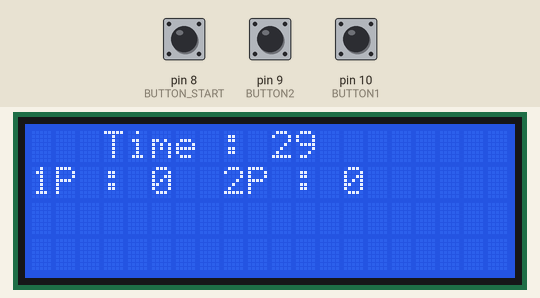
Bench run of a sketch on a simulated Arduino Uno, built with avr-gcc and run on an emulated ATmega328P. Parts: 20×4 character LCD. Inputs (shaded band) come from the test bench; at power-on: pin 9 (BUTTON2) HIGH, pin 8 (BUTTON_START) HIGH, pin 10 (BUTTON1) HIGH.

Above: at 1.6 s.
1.7 s: pin 9 (BUTTON2) pulled LOW for 0.15 s
At 2.5 s:
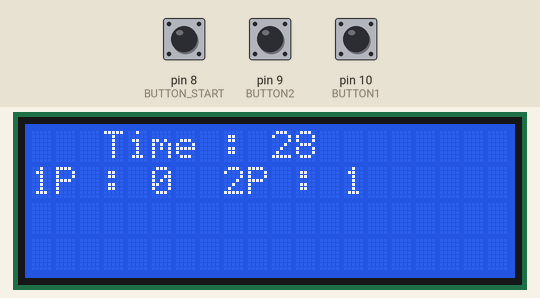
4.5 s: pin 8 (BUTTON_START) pulled LOW for 0.15 s
At 5.8 s:
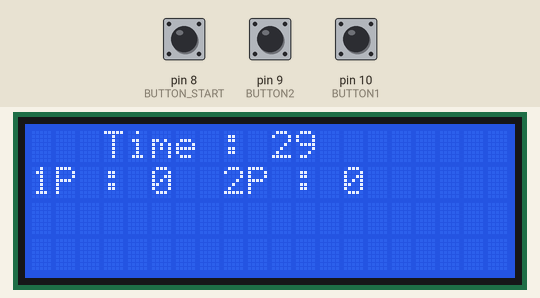
7.6 s: pin 10 (BUTTON1) pulled LOW for 0.15 s
At 8.8 s:
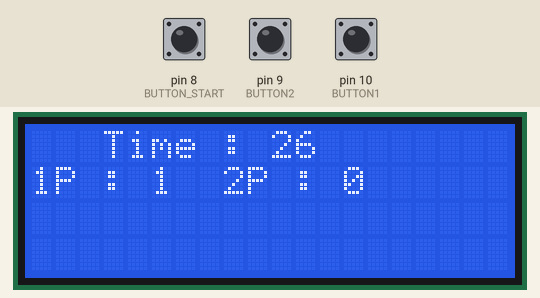
10.5 s: pin 8 (BUTTON_START) pulled LOW for 1 s
At 11.7 s:
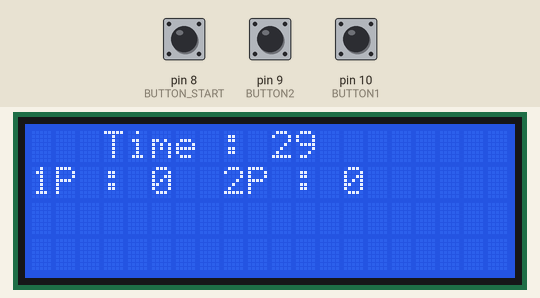
14.5 s: pin 9 (BUTTON2) pulled LOW for 1 s
At 16.7 s:
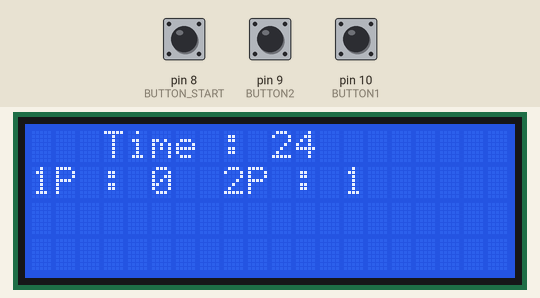
17.5 s: pin 10 (BUTTON1) pulled LOW for 1 s
At 18.8 s:
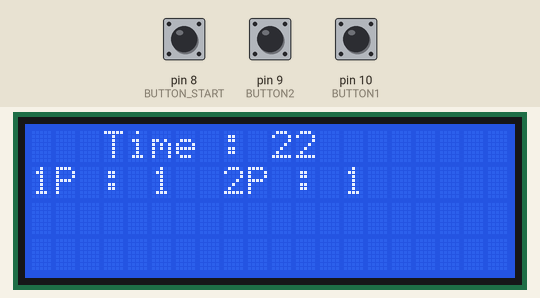
Timing chart, 0 to 20.5 s (numbered marks = the images above; inputs shaded):
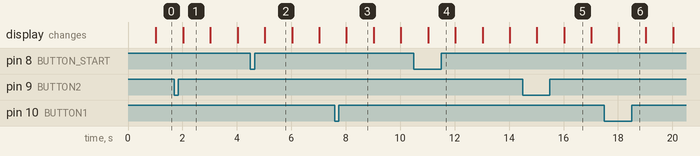

The sketch:

lcd_switch.ino
```cpp
// 2명의 플레이어가 각자의 스위치를 30초 동안 많이 누르기 게임
// 누른 횟수와 경과 시간을 I2C LCD 보여줌
#include <Wire.h> //I2C 통신 라이브러리
#include <LiquidCrystal_I2C.h> // LCD 사용 위한 라이브러리
#define BUTTON1 10
#define BUTTON2 9
#define BUTTON_START 8

/*
  I2C LCD는 SCL과 SDA 핀, VCC, GND 핀을 연결하여 사용한다.
  SCL핀은 아두이노의 A5 핀, SDA핀은 아두이노의 A4 핀과 연결한다.
  이는 I2C 통신에서 정해져있는 핀이므로 변경이 불가능하다.
*/

LiquidCrystal_I2C lcd(0x27,20,4);  // set the LCD address to 0x27 for a 16 chars and 2 line display

// 각 스위치별 클릭 횟수 저장 변수
unsigned int buttonCnt1 = 0;
unsigned int buttonCnt2 = 0;

// 경과 시간 계산 위한 변수
unsigned long currTime = 0;
unsigned long prevTime = 0;

// 전체 게임 시간
unsigned int gameTime = 30;

void setup()
{
  pinMode(BUTTON1, INPUT_PULLUP);
  pinMode(BUTTON2, INPUT_PULLUP);
  // 게임 시작 여부 전달 스위치
  pinMode(BUTTON_START, INPUT_PULLUP);
  lcd.init();                      // initialize the lcd
  lcd.backlight();
}


void loop()
{
  // 첫번째 플레이어가 클릭한 경우
  if (button1P() == 1){
    // 게임 시간이 다 지나가지 않았으면 첫번째 플레이어의 클릭 횟수 1 증가
    if (gameTime > 0){
      buttonCnt1++;
    }
    delay(50);
  }
  // 두번째 플레이어가 클릭한 경우
  if (button2P() == 1){
    // 게임 시간이 다 지나가지 않았으면 두번째 플레이어의 클릭 횟수 1 증가
    if (gameTime > 0){
      buttonCnt2++;
    }
    delay(50);
  }
  // 게임이 시작된 경우
  if (buttonStart() == 1){
    // 전체 게임시간 30초로 설정, 각 플레이어의 클릭 횟수 0으로 설정
    gameTime = 30;
    buttonCnt1 = 0;
    buttonCnt2 = 0;
    delay(50);
  }

  // get the current time
  currTime = millis();
  // 현재 시간이 이전 시간보다 1초 이상 지나간 경우
  if(currTime - prevTime >= 1000){
    // 이전 시간을 현재 시간으로 갱신
    prevTime = currTime;
    // 게임 시간이 아직 다 지나가지 않은 경우 1초 감소
    // 플레이어가 현재 게임 시간이 얼마나 남았는지 확인 가능
    if (gameTime > 0){
      gameTime--;
    }
    // LCD 모든 글자 지움
    lcd.clear();
    // move cursor to 1 칸, 0줄(first line)
    lcd.setCursor(3,0);
    lcd.print("Time : ");
    lcd.print(gameTime);
    // move cursor to 5 칸, 1줄(second line)
    lcd.setCursor(0,1);
    lcd.print("1P : ");
    lcd.print(buttonCnt1);
    // move cursor to 8 칸, 1줄(second line)
    lcd.setCursor(8,1);
    lcd.print("2P : ");
    lcd.print(buttonCnt2);
  }
}

// 첫번째 플레이어의 스위치 클릭 여부를 반환하는 함수
int button1P(){
  // 정적 변수 선언 - 함수 호출 시 이전에 설정한 값을 그대로 유지하기 위함
  static int oldSW = 1;
  static int newSW = 1;
  newSW = digitalRead(BUTTON1);
  // 클릭한 경우 - 이전값과 현재값이 서로 다른 경우
  if (newSW != oldSW){
    oldSW = newSW;
    // 새로운 값이 1 -> 0으로 변화한 경우 클릭이 이루어졌으므로 1 반환
    if (newSW == 0){
      return 1;
    }
  }
  // 클릭하지 않았으면 0 반환
  return 0;
}

// 두번째 플레이어의 스위치 클릭 여부를 반환하는 함수
int button2P(){
  static int oldSW = 1;
  static int newSW = 1;
  newSW = digitalRead(BUTTON2);
  if (newSW != oldSW){
    oldSW = newSW;
    if (newSW == 0){
      return 1;
    }
  }
  return 0;
}

// 게임의 시작을 알려주는 스위치의 클릭 여부를 반환하는 함수
int buttonStart(){
  static int oldSW = 1;
  static int newSW = 1;
  newSW = digitalRead(BUTTON_START);
  if (newSW != oldSW){
    oldSW = newSW;
    if (newSW == 0){
      return 1;
    }
  }
  return 0;
}
/*
i2c_scanner : I2C LCD 모니터의 주소를 알아내는 코드
보통 0x27이 많지만 가끔 0x3F가 나오는 경우가 있어 확인 필요

 // --------------------------------------
// i2c_scanner
//
// Version 1
//    This program (or code that looks like it)
//    can be found in many places.
//    For example on the Arduino.cc forum.
//    The original author is not know.
// Version 2, Juni 2012, Using Arduino 1.0.1
//     Adapted to be as simple as possible by Arduino.cc user Krodal
// Version 3, Feb 26  2013
//    V3 by louarnold
// Version 4, March 3, 2013, Using Arduino 1.0.3
//    by Arduino.cc user Krodal.
//    Changes by louarnold removed.
//    Scanning addresses changed from 0...127 to 1...119,
//    according to the i2c scanner by Nick Gammon
//    https://www.gammon.com.au/forum/?id=10896
// Version 5, March 28, 2013
//    As version 4, but address scans now to 127.
//    A sensor seems to use address 120.
// Version 6, November 27, 2015.
//    Added waiting for the Leonardo serial communication.
//
//
// This sketch tests the standard 7-bit addresses
// Devices with higher bit address might not be seen properly.
//

#include <Wire.h>


void setup()
{
  Wire.begin();

  Serial.begin(9600);
  while (!Serial);             // Leonardo: wait for serial monitor
  Serial.println("\nI2C Scanner");
}


void loop()
{
  byte error, address;
  int nDevices;

  Serial.println("Scanning...");

  nDevices = 0;
  for(address = 1; address < 127; address++ )
  {
    // The i2c_scanner uses the return value of
    // the Write.endTransmisstion to see if
    // a device did acknowledge to the address.
    Wire.beginTransmission(address);
    error = Wire.endTransmission();

    if (error == 0)
    {
      Serial.print("I2C device found at address 0x");
      if (address<16)
        Serial.print("0");
      Serial.print(address,HEX);
      Serial.println("  !");

      nDevices++;
    }
    else if (error==4)
    {
      Serial.print("Unknown error at address 0x");
      if (address<16)
        Serial.print("0");
      Serial.println(address,HEX);
    }
  }
  if (nDevices == 0)
    Serial.println("No I2C devices found\n");
  else
    Serial.println("done\n");

  delay(5000);           // wait 5 seconds for next scan
}
*/
```

Measured:
- what the display in image 5 shows lasts 1.0 s, from 16.0 s to 17.0 s
